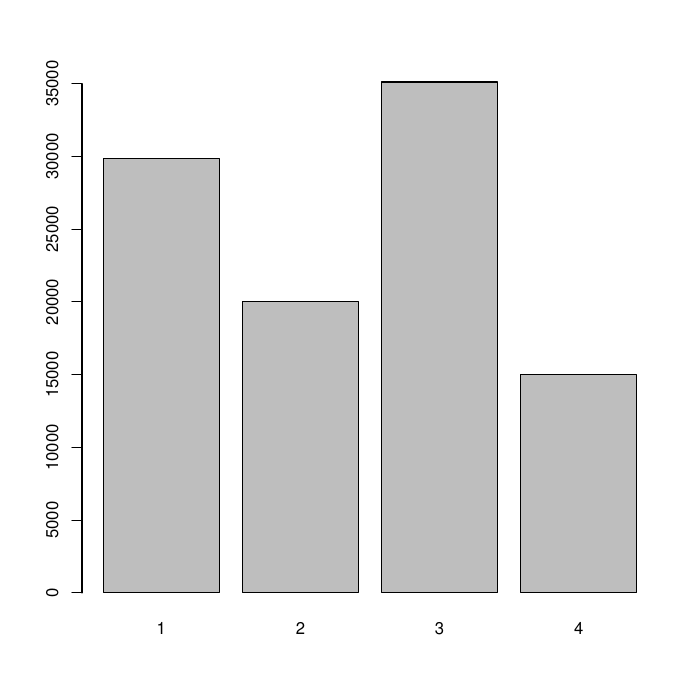

Reproduce this figure in R.

getInverse <- function(x, p, val) {
	lo <- 1
	hi <- length(p)
	while(lo < hi){
		mi <- lo + (hi - lo) %/% 2
		if(val >= p[mi]) lo = mi+1
		else hi = mi
	}
	return(x[lo])
}

getValues <- function(x, p, times) {
	p <- cumsum(p)
	ans <- NULL
	for(i in 1 : times) {
		ans <- c(ans, getInverse(x, p, runif(1)))
	}
	return(ans)
}

distribution <- getValues(c(1, 2, 3, 4), c(0.3, 0.2, 0.35, 0.15), 100000)

pdf('Inversa.pdf')
barplot(table(distribution))

